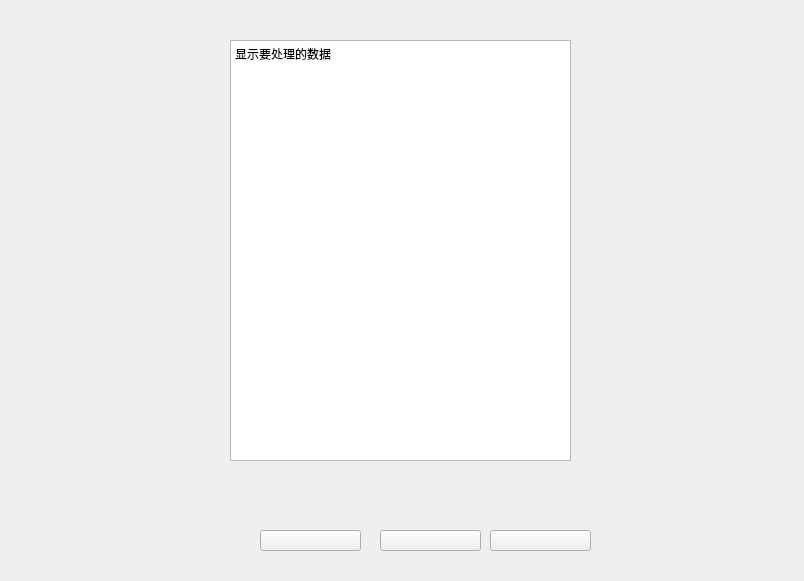
<?xml version="1.0" encoding="UTF-8"?>
<ui version="4.0">
 <class>widget1</class>
 <widget class="QWidget" name="widget1">
  <property name="geometry">
   <rect>
    <x>0</x>
    <y>0</y>
    <width>804</width>
    <height>581</height>
   </rect>
  </property>
  <property name="windowTitle">
   <string>Form</string>
  </property>
  <property name="styleSheet">
   <string notr="true">border-image: url(:/C:/Users/陈龙/Desktop/处理后的图/新闻生成1.png);</string>
  </property>
  <widget class="QPushButton" name="pushButton">
   <property name="geometry">
    <rect>
     <x>260</x>
     <y>530</y>
     <width>101</width>
     <height>21</height>
    </rect>
   </property>
   <property name="styleSheet">
    <string notr="true"/>
   </property>
   <property name="text">
    <string/>
   </property>
  </widget>
  <widget class="QTextEdit" name="textEdit">
   <property name="geometry">
    <rect>
     <x>230</x>
     <y>40</y>
     <width>341</width>
     <height>421</height>
    </rect>
   </property>
   <property name="styleSheet">
    <string notr="true">border-image: url(:/C:/Users/陈龙/Desktop/处理后的图/透明.png);</string>
   </property>
   <property name="html">
    <string>&lt;!DOCTYPE HTML PUBLIC &quot;-//W3C//DTD HTML 4.0//EN&quot; &quot;http://www.w3.org/TR/REC-html40/strict.dtd&quot;&gt;
&lt;html&gt;&lt;head&gt;&lt;meta name=&quot;qrichtext&quot; content=&quot;1&quot; /&gt;&lt;style type=&quot;text/css&quot;&gt;
p, li { white-space: pre-wrap; }
&lt;/style&gt;&lt;/head&gt;&lt;body style=&quot; font-family:'SimSun'; font-size:9pt; font-weight:400; font-style:normal;&quot;&gt;
&lt;p style=&quot; margin-top:0px; margin-bottom:0px; margin-left:0px; margin-right:0px; -qt-block-indent:0; text-indent:0px;&quot;&gt;显示要处理的数据&lt;/p&gt;&lt;/body&gt;&lt;/html&gt;</string>
   </property>
  </widget>
  <widget class="QPushButton" name="pushButton_2">
   <property name="geometry">
    <rect>
     <x>380</x>
     <y>530</y>
     <width>101</width>
     <height>21</height>
    </rect>
   </property>
   <property name="styleSheet">
    <string notr="true"/>
   </property>
   <property name="text">
    <string/>
   </property>
  </widget>
  <widget class="QPushButton" name="pushButton_3">
   <property name="geometry">
    <rect>
     <x>490</x>
     <y>530</y>
     <width>101</width>
     <height>21</height>
    </rect>
   </property>
   <property name="styleSheet">
    <string notr="true">border-image: url(:/C:/Users/陈龙/Desktop/处理后的图/透明.png);</string>
   </property>
   <property name="text">
    <string/>
   </property>
  </widget>
 </widget>
 <resources/>
 <connections/>
</ui>
